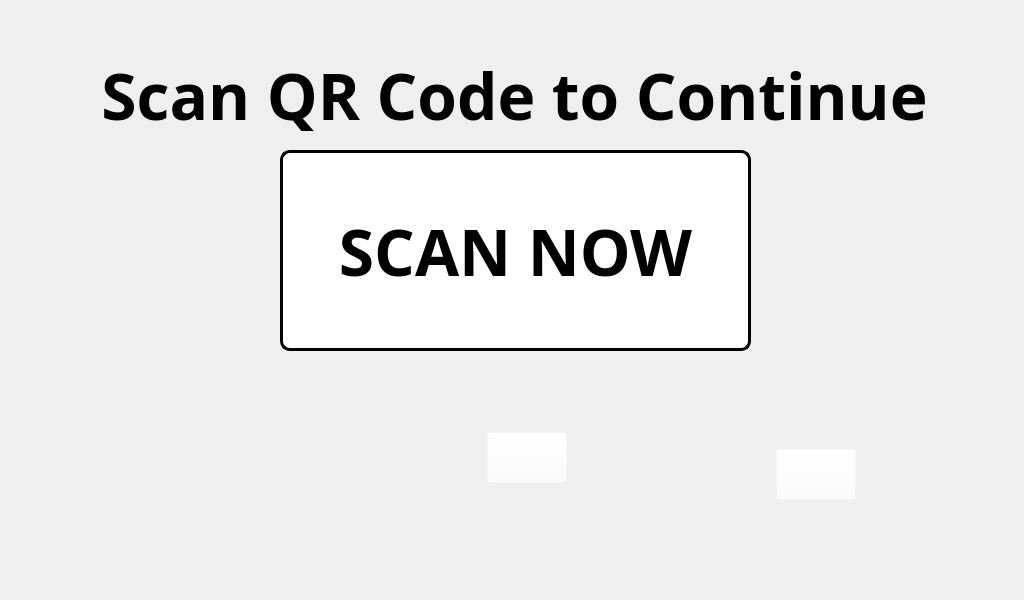
<?xml version="1.0" encoding="UTF-8"?>
<ui version="4.0">
 <class>MainWindow</class>
 <widget class="QMainWindow" name="MainWindow">
  <property name="geometry">
   <rect>
    <x>0</x>
    <y>0</y>
    <width>1024</width>
    <height>600</height>
   </rect>
  </property>
  <property name="minimumSize">
   <size>
    <width>1024</width>
    <height>600</height>
   </size>
  </property>
  <property name="maximumSize">
   <size>
    <width>1024</width>
    <height>600</height>
   </size>
  </property>
  <property name="windowTitle">
   <string>Interactive First Aid Cabinet</string>
  </property>
  <widget class="QWidget" name="centralwidget">
   <widget class="QFrame" name="frame">
    <property name="geometry">
     <rect>
      <x>9</x>
      <y>9</y>
      <width>1011</width>
      <height>171</height>
     </rect>
    </property>
    <property name="frameShape">
     <enum>QFrame::NoFrame</enum>
    </property>
    <property name="frameShadow">
     <enum>QFrame::Raised</enum>
    </property>
    <layout class="QGridLayout" name="gridLayout_2">
     <item row="0" column="0">
      <widget class="QLabel" name="TITLE">
       <property name="font">
        <font>
         <family>Unispace</family>
         <pointsize>48</pointsize>
         <weight>75</weight>
         <bold>true</bold>
        </font>
       </property>
       <property name="text">
        <string>Scan QR Code to Continue</string>
       </property>
       <property name="alignment">
        <set>Qt::AlignCenter</set>
       </property>
      </widget>
     </item>
    </layout>
   </widget>
   <widget class="QFrame" name="frame_2">
    <property name="geometry">
     <rect>
      <x>9</x>
      <y>348</y>
      <width>1001</width>
      <height>218</height>
     </rect>
    </property>
    <property name="frameShape">
     <enum>QFrame::NoFrame</enum>
    </property>
    <property name="frameShadow">
     <enum>QFrame::Raised</enum>
    </property>
    <widget class="QLabel" name="TUPC">
     <property name="geometry">
      <rect>
       <x>116</x>
       <y>13</y>
       <width>192</width>
       <height>192</height>
      </rect>
     </property>
     <property name="minimumSize">
      <size>
       <width>192</width>
       <height>192</height>
      </size>
     </property>
     <property name="maximumSize">
      <size>
       <width>192</width>
       <height>192</height>
      </size>
     </property>
     <property name="text">
      <string/>
     </property>
     <property name="pixmap">
      <pixmap>pictures/program_pictures/tuplogo (1).png</pixmap>
     </property>
    </widget>
    <widget class="QLabel" name="TUPC_2">
     <property name="geometry">
      <rect>
       <x>421</x>
       <y>12</y>
       <width>194</width>
       <height>194</height>
      </rect>
     </property>
     <property name="minimumSize">
      <size>
       <width>194</width>
       <height>194</height>
      </size>
     </property>
     <property name="maximumSize">
      <size>
       <width>194</width>
       <height>194</height>
      </size>
     </property>
     <property name="text">
      <string/>
     </property>
     <property name="pixmap">
      <pixmap>pictures/program_pictures/green_cross.png</pixmap>
     </property>
    </widget>
    <widget class="QLabel" name="rasberry">
     <property name="geometry">
      <rect>
       <x>728</x>
       <y>9</y>
       <width>156</width>
       <height>200</height>
      </rect>
     </property>
     <property name="minimumSize">
      <size>
       <width>156</width>
       <height>200</height>
      </size>
     </property>
     <property name="maximumSize">
      <size>
       <width>156</width>
       <height>200</height>
      </size>
     </property>
     <property name="text">
      <string/>
     </property>
     <property name="pixmap">
      <pixmap>pictures/program_pictures/Raspberry logo.png</pixmap>
     </property>
    </widget>
    <widget class="QPushButton" name="hidden_button">
     <property name="geometry">
      <rect>
       <x>478</x>
       <y>84</y>
       <width>80</width>
       <height>51</height>
      </rect>
     </property>
     <property name="styleSheet">
      <string notr="true">QPushButton
{
  background-color: rgba(255, 255, 255, 0);
}</string>
     </property>
     <property name="text">
      <string/>
     </property>
    </widget>
    <widget class="QPushButton" name="restart_button">
     <property name="geometry">
      <rect>
       <x>767</x>
       <y>101</y>
       <width>80</width>
       <height>51</height>
      </rect>
     </property>
     <property name="styleSheet">
      <string notr="true">QPushButton
{
  background-color: rgba(255, 255, 255, 0);
}</string>
     </property>
     <property name="text">
      <string/>
     </property>
    </widget>
   </widget>
   <widget class="QPushButton" name="scan_button">
    <property name="geometry">
     <rect>
      <x>280</x>
      <y>150</y>
      <width>471</width>
      <height>201</height>
     </rect>
    </property>
    <property name="font">
     <font>
      <family>Unispace</family>
      <pointsize>48</pointsize>
      <weight>75</weight>
      <bold>true</bold>
     </font>
    </property>
    <property name="cursor">
     <cursorShape>PointingHandCursor</cursorShape>
    </property>
    <property name="styleSheet">
     <string notr="true">QPushButton:hover:!pressed
{
  background-color: rgb(195,30,60);
}

QPushButton
{
  background-color: white;
color: black;
border-style: outset;
border-width: 3px;
border-radius:10px;
border-color: black;
}</string>
    </property>
    <property name="text">
     <string>SCAN NOW</string>
    </property>
   </widget>
   <widget class="QLabel" name="label">
    <property name="geometry">
     <rect>
      <x>0</x>
      <y>0</y>
      <width>1024</width>
      <height>600</height>
     </rect>
    </property>
    <property name="minimumSize">
     <size>
      <width>1024</width>
      <height>600</height>
     </size>
    </property>
    <property name="maximumSize">
     <size>
      <width>1024</width>
      <height>600</height>
     </size>
    </property>
    <property name="cursor">
     <cursorShape>ArrowCursor</cursorShape>
    </property>
    <property name="text">
     <string/>
    </property>
    <property name="pixmap">
     <pixmap>pictures/program_pictures/main_wallpaper.png</pixmap>
    </property>
   </widget>
   <zorder>label</zorder>
   <zorder>frame</zorder>
   <zorder>frame_2</zorder>
   <zorder>scan_button</zorder>
  </widget>
 </widget>
 <resources/>
 <connections/>
</ui>
